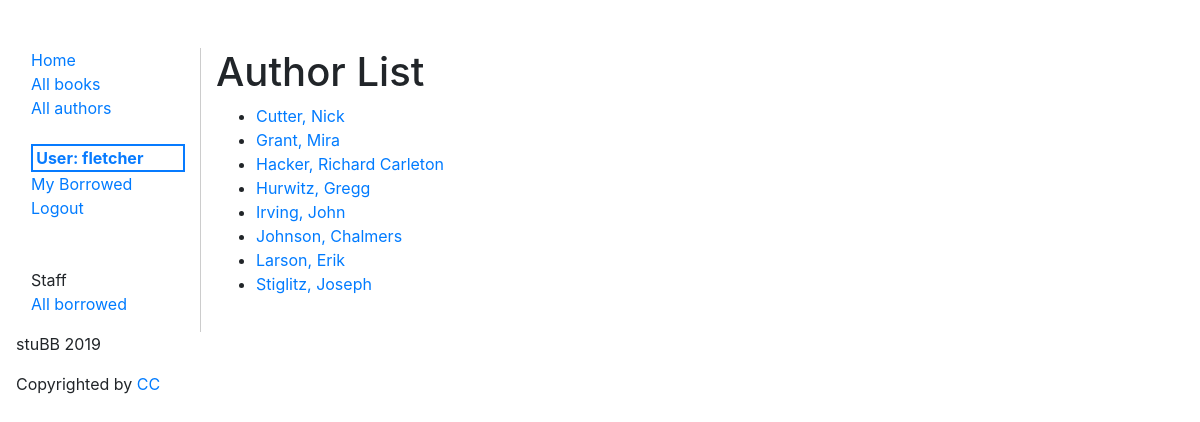
Page /catalog/authors (signed in) on the earlier database version.
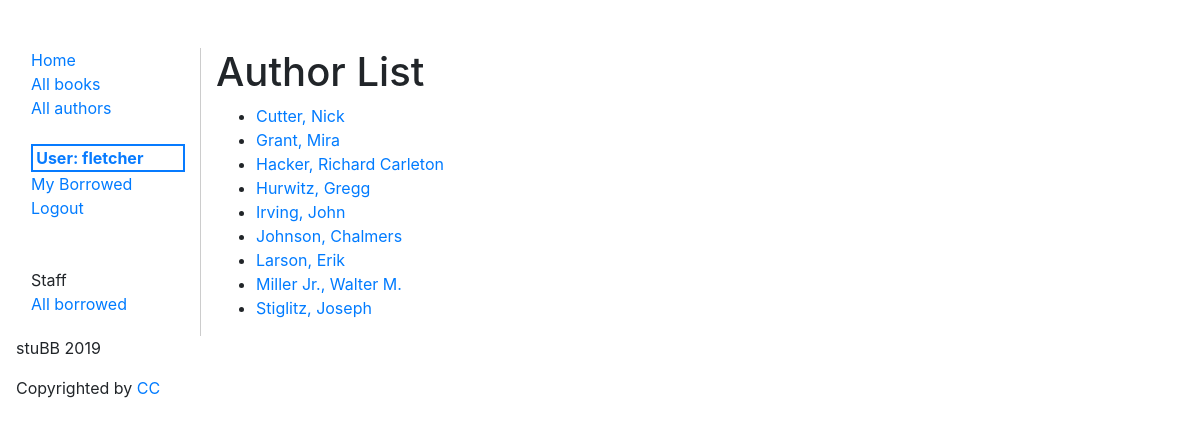
Same page on the later database version.
### catalog/models.py (models this page shows, shortened)
class Author(models.Model):
  first_name = models.CharField(max_length=100)
  last_name = models.CharField(max_length=100)
  date_of_birth = models.DateField(null=True, blank=True, verbose_name='Birthdate (yyyy-mm-dd)' )
  date_of_death = models.DateField('died', null=True, blank=True)
  born_in = models.CharField(max_length=200, null=True, blank=True)
  education = models.CharField(max_length=200, null=True, blank=True)
  COMMON_BOOK_AWARDS = (
    ('booker', 'Booker Award'),
    ('caldecott', 'Caldecott Medal'),
    ('nba', 'National Book Award'),
    ('nbcca', 'National Book Critics Circle Award'),
    ('newbery', 'Newbery Medal'),
    ('npl', 'Nobel Prize for Literature'),
    ('p/f', 'PEN/Faulkner Award'),
    ('pp', 'Pulitzer Prize'),
    ('cwp', "Commonwealth Writers' Prize"),
    ('emma', 'EMMA Awards')
  )
  awards = models.CharField(max_length=10, choices=COMMON_BOOK_AWARDS, null=True, blank=True)
  class Meta:
    ordering = ["last_name", "first_name"]
  def get_absolute_url(self):
    return reverse('author-detail', args=[str(self.id)])

### catalog/views.py (the view)
# urls.py: path('authors', views.AuthorListView.as_view(), name="authors"),
class AuthorListView(LoginRequiredMixin, generic.ListView):
  model = Author
  template_name = 'catalog/author_list.html'
  paginate_by = 10

### templates/catalog/author_list.html (shortened to what this page needs)
{% extends 'catalog/base.html' %}
{% block content %}
    <h1>Author List</h1>
    {% if author_list %}
    <ul>
        {% for author in author_list %}
            <li><a href="{{ author.get_absolute_url }}">{{ author.last_name }}, {{ author.first_name }}</a>{{ author.book }}</li>
        {% endfor %}
    </ul>
    {% else %}
        <p>There are no authors listed at this time.</p>
    {% endif %}
{% endblock %}

Differences in the rows shown:
added Author: last_name "Miller Jr.", first_name "Walter M."
